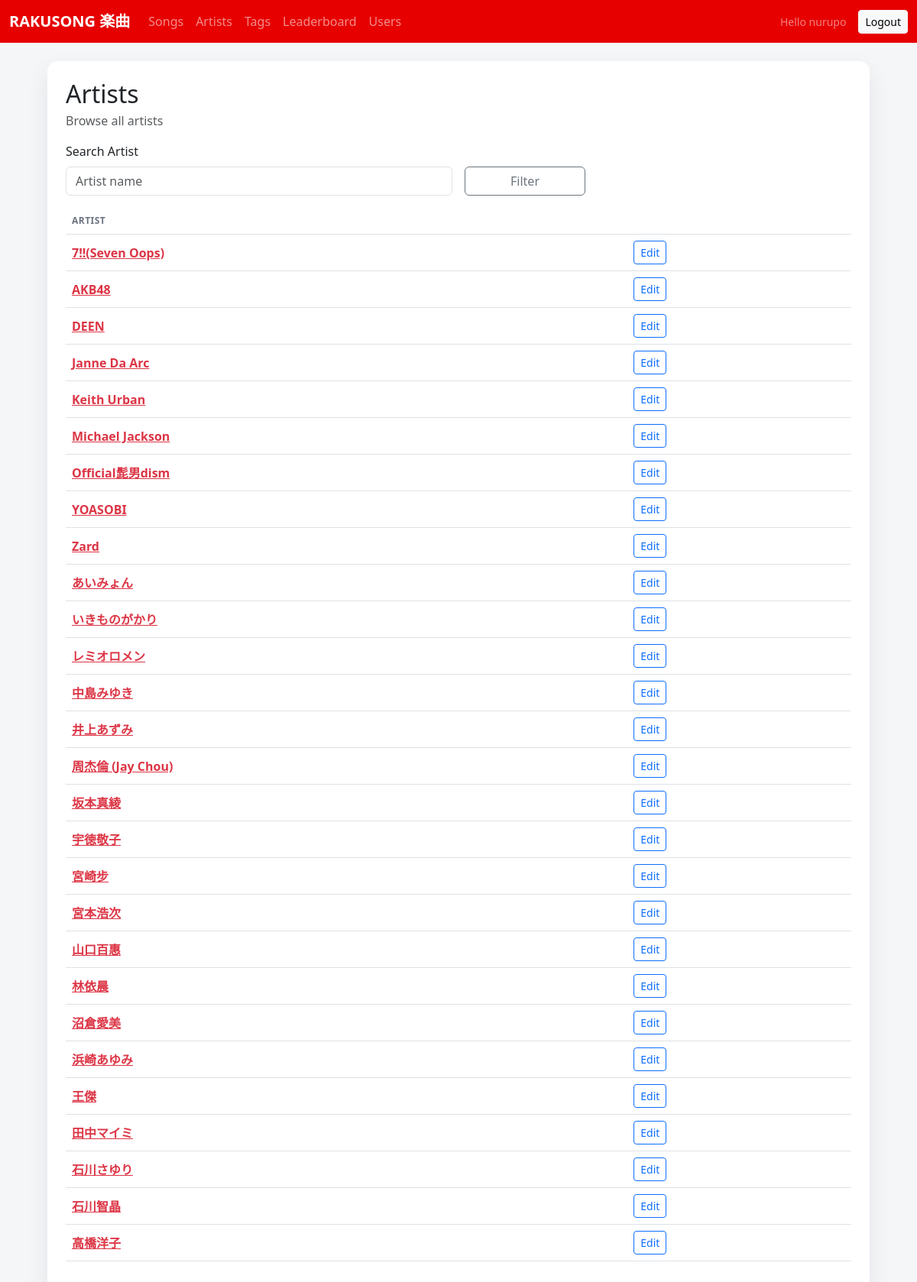
/ui/artists/ (signed in), run on an earlier commit of the app's database.
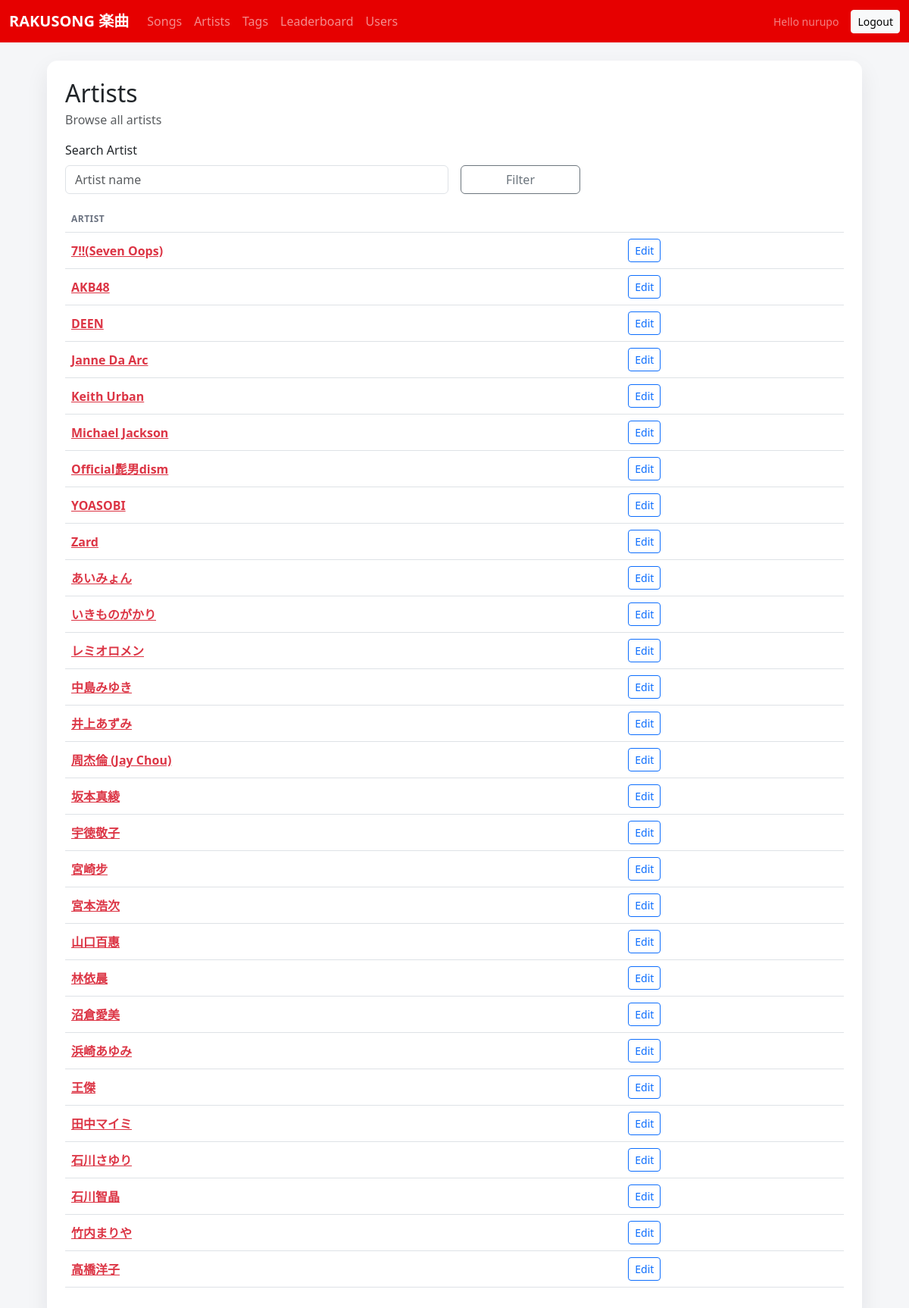
And on a later commit of the database.
### songs/models.py (models this page shows, shortened)
class ArtistIndex(models.Model):
    name = models.CharField(max_length=255, unique=True)
    next_song_no = models.PositiveIntegerField(default=1)

### songs/views_ui.py (the view)
@login_required
def artist_list(request):
    q = (request.GET.get('q') or '').strip()
    artists_qs = ArtistIndex.objects.all()
    if q:
        artists_qs = artists_qs.filter(name__icontains=q)
    artists_qs = artists_qs.order_by('name')
    return render(
        request,
        'songs/artist_list.html',
        {
            'artists': artists_qs,
            'q': q,
        },
    )

### templates/songs/artist_list.html (shortened to what this page needs)
{% extends "base.html" %}
{% block content %}
  <div class="card p-4">
    <div class="d-flex flex-wrap gap-3 justify-content-between align-items-center mb-3">
      <div>
        <h2 class="mb-1">Artists</h2>
        <div class="text-muted">Browse all artists</div>
      </div>
    </div>
    <form method="get" class="row g-3 align-items-end mb-3">
      <div class="col-md-6">
        <label class="form-label">Search Artist</label>
        <input type="text" name="q" value="{{ q }}" placeholder="Artist name" class="form-control" />
      </div>
      <div class="col-md-2 d-grid">
        <button class="btn btn-outline-secondary" type="submit">Filter</button>
      </div>
    </form>
    <div class="table-responsive">
      <table class="table align-middle">
      <thead>
        <tr>
          <th>Artist</th>
          <th></th>
        </tr>
      </thead>
      <tbody>
        {% for artist in artists %}
          <tr>
            <td>
              <a class="link-danger fw-semibold" href="{% url 'ui_artist_detail' artist.id %}">{{ artist.name }}</a>
            </td>
            <td>
              <a class="btn btn-sm btn-outline-primary" href="{% url 'ui_artist_edit' artist.id %}">Edit</a>
            </td>
          </tr>
        {% empty %}
          <tr>
            <td colspan="2" class="text-muted">No artists found.</td>
          </tr>
        {% endfor %}
      </tbody>
      </table>
    </div>
  </div>
{% endblock %}

### templates/base.html (shortened to what this page needs)
<!DOCTYPE html>
<html lang="en">
  <head>
    <link
      href="https://cdnjs.cloudflare.com/ajax/libs/bootstrap/5.3.8/css/bootstrap.min.css"
      rel="stylesheet"
    />
  </head>
  <body>
    <nav class="navbar navbar-expand-lg navbar-dark" style="background: #e60000;">
      <div class="container-fluid">
        <a class="navbar-brand fw-semibold" href="{% url 'ui_song_list' %}">RAKUSONG 楽曲</a>
        <div class="collapse navbar-collapse" id="mainNav">
          <ul class="navbar-nav me-auto mb-2 mb-lg-0">
            <li class="nav-item"><a class="nav-link" href="{% url 'ui_song_list' %}">Songs</a></li>
            <li class="nav-item"><a class="nav-link" href="{% url 'ui_artist_list' %}">Artists</a></li>
            <li class="nav-item"><a class="nav-link" href="{% url 'ui_tag_list' %}">Tags</a></li>
            <li class="nav-item"><a class="nav-link" href="{% url 'ui_leaderboard' %}">Leaderboard</a></li>
            <li class="nav-item"><a class="nav-link" href="{% url 'ui_user_list' %}">Users</a></li>
          </ul>
          {% if request.user.is_authenticated %}
            <div class="d-flex align-items-center gap-3">
              <span class="text-white-50 small">Hello {{ request.user.username }}</span>
              <a class="btn btn-light btn-sm" href="{% url 'ui_logout' %}">Logout</a>
            </div>
          {% endif %}
        </div>
      </div>
    </nav>
    <main class="container page-shell py-4">
      {% block content %}{% endblock %}
    </main>
  </body>
</html>

### templates/base.html (style rules this page uses)
:root { color-scheme: light; --bs-primary: #e60000; --bs-primary-rgb: 230, 0, 0; --bs-link-color: #e60000; --bs-link-hover-color: #b30000; }
body { margin: 0; font-family: "Segoe UI", "Helvetica Neue", Arial, sans-serif; background: #f5f6f8; color: #1b1f24; }
.page-shell { max-width: 1100px; }
.card { border-radius: 14px; box-shadow: 0 12px 30px rgba(17, 24, 39, 0.08); border: none; }
.table thead th { color: #6b7280; font-weight: 600; text-transform: uppercase; letter-spacing: 0.04em; font-size: 12px; }

What changed in the data, as far as the page shows it:
added ArtistIndex: name "竹内まりや"
